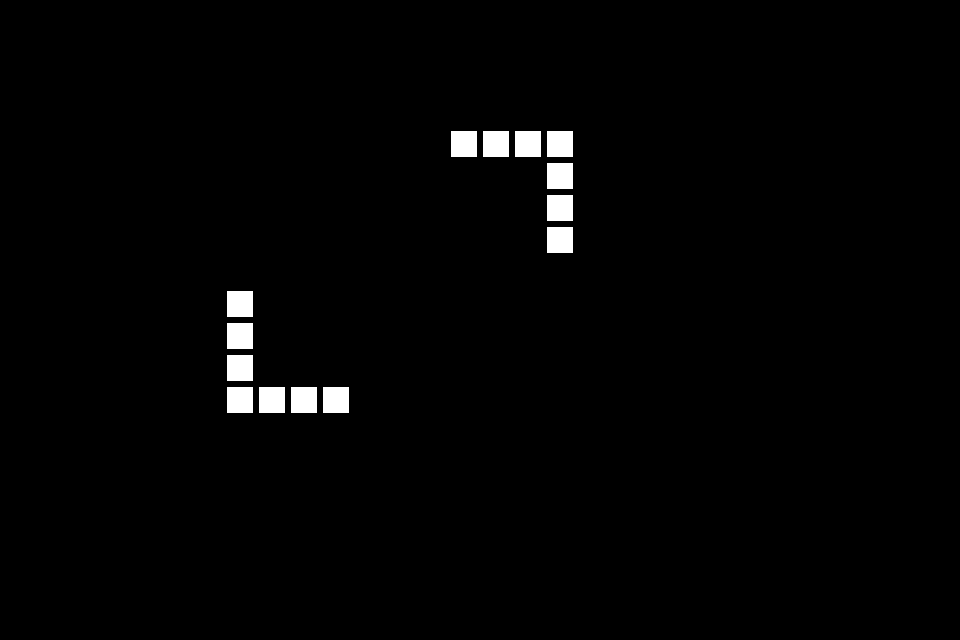

Rendered tile map (Tiled .tmx) drawn with the repository's tilesets; below, a short description and the map source with its tile grids summarised:
An orthogonal 30x20 tile map with 32x32 px tiles, 1 tile layer (wall) and 14 objects.

<map version="1.0" orientation="orthogonal" renderorder="right-down" width="30" height="20" tilewidth="32" tileheight="32">
 <tileset firstgid="1" name="float" tilewidth="32" tileheight="32">
  <image source="Textuer/float.png" width="32" height="32" />
 </tileset>
 <layer name="wall" width="30" height="20">
  <data>[600 cells, 14 non-empty, 1 distinct tile ids]</data>
 </layer>
 <objectgroup name="collision">
  <object x="448" y="128" width="32" height="32" />
  <object x="480" y="128" width="32" height="32" />
  <object x="512" y="128" width="32" height="32" />
  <object x="544" y="128" width="32" height="32" />
  <object x="544" y="160" width="32" height="32" />
  <object x="544" y="192" width="32" height="32" />
  <object x="544" y="224" width="32" height="32" />
  <object x="224" y="288" width="32" height="32" />
  <object x="224" y="320" width="32" height="32" />
  <object x="224" y="352" width="32" height="32" />
  <object x="224" y="384" width="32" height="32" />
  <object x="256" y="384" width="32" height="32" />
  <object x="288" y="384" width="32" height="32" />
  <object x="320" y="384" width="32" height="32.2" />
 </objectgroup>
</map>
